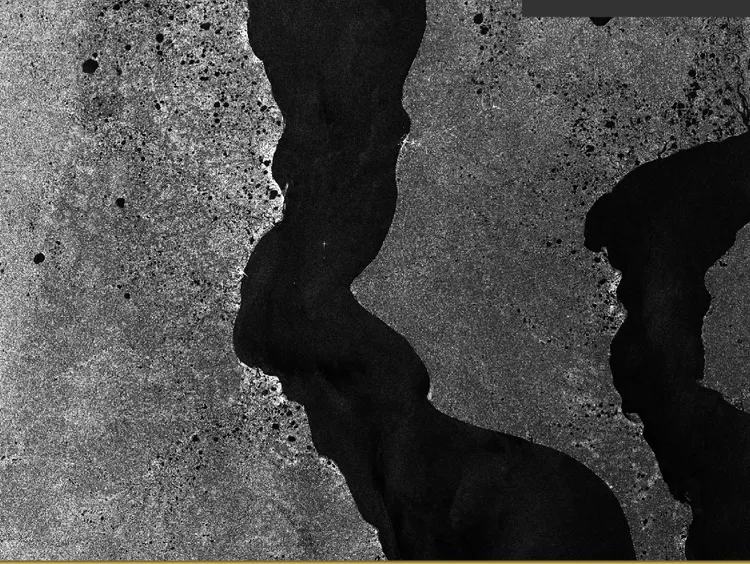
#> input picture thesis/sar_sabetta/scene_oct2022_preview.webp, 750 x 564 px, shrunk from 1125 x 846 before the run
$ python analyze_sabetta.py
#> lines starting #> are read from the running program, lines starting #| are printed output that depends on the picture; after the words box and inside, x2 and y2 are one past the last pixel; in counts of white or black regions, pixels touching at a corner belong together
import numpy as np
from PIL import Image
import matplotlib
matplotlib.use('Agg')
import matplotlib.pyplot as plt
import matplotlib.gridspec as gridspec
from matplotlib.patches import FancyArrowPatch
from scipy import ndimage as ndi
from scipy.ndimage import gaussian_filter, binary_opening, binary_closing, uniform_filter

plt.rcParams['font.family'] = 'DejaVu Sans'

def load(path):
    return np.asarray(Image.open(path).convert('L'), float)

def texture(a, win=9):
    m = uniform_filter(a.astype(float), win)
    m2 = uniform_filter((a*a).astype(float), win)
    return np.sqrt(np.clip(m2 - m*m, 0, None))

def detect(a, land_pct=80, k=1.2, smooth_pct=48, min_frac=0.0015):
    sm = gaussian_filter(a, 1.5)
    tex = texture(sm, 11)
    smooth = tex < np.percentile(tex, smooth_pct)
    bright = sm > np.percentile(sm, land_pct)
    flat = smooth & ~bright
    flat = binary_closing(binary_opening(flat, iterations=2), iterations=3)
    fv = sm[flat]
    if fv.size == 0:
        return np.zeros_like(flat, bool), 0, 0, 0
    mu, sigma = fv.mean(), fv.std()
    T = max(mu - k*sigma, np.percentile(fv, 8))
    cand = flat & (sm < T)
    cand = binary_opening(cand, iterations=2)
    cand = binary_closing(cand, iterations=3)
    lbl, n = ndi.label(cand)
    sizes = ndi.sum(np.ones_like(lbl), lbl, range(1, n+1))
    keep = np.zeros_like(cand)
    for i, s in enumerate(sizes, 1):
        if s > a.size * min_frac:
            keep |= (lbl == i)
    return keep, mu, sigma, T

# ── Load ──────────────────────────────────────────────────────────────────────
# Sabetta geography:
#   LEFT  (west) = Yamal Peninsula (tundra / land)
#   RIGHT (east) = Ob Gulf (Обская губа) — water / ice
#   Oct 2022: freeze-up; dark channels = Ob Gulf water with grease/nilas ice forming
#   Dec 2025: winter; bright bottom-left = PORT SABETTA + Yamal coast (LNG infrastructure)
#             dark right = smooth first-year ice on Ob Gulf (look-alike)

a1 = load('scene_oct2022_preview.webp')   # Oct 2022  —  freeze-up
a2 = load('scene_dec2025_preview.webp')   # Dec 2025  —  established winter ice
#> call 2 of load, with path = 'scene_dec2025_preview.webp'
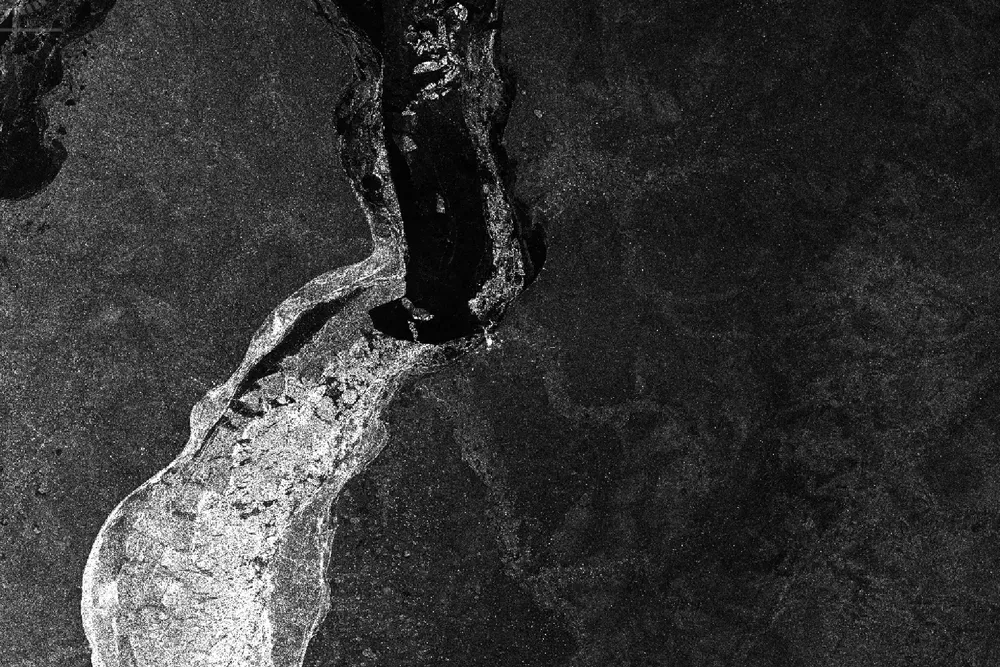
#> input picture thesis/sar_sabetta/scene_dec2025_preview.webp, 1000 x 667 px, shrunk from 1500 x 1001 before the run
H1, W1 = a1.shape
H2, W2 = a2.shape

cand1, mu1, sig1, T1 = detect(a1, land_pct=78, k=1.2, smooth_pct=48)
#> in detect, `smooth = tex < np.percentile(tex, smooth_pct)`:
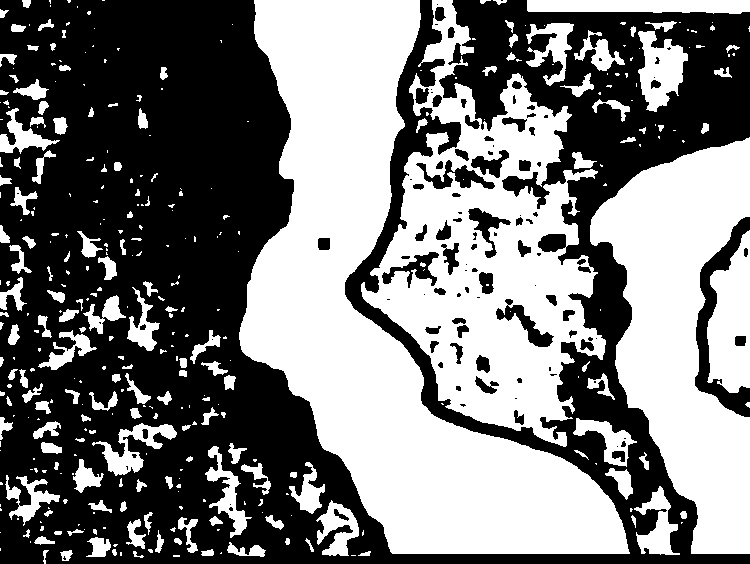
#> smooth: shape (564, 750) bool; 48% white; 369 white regions (210 under 20 px), largest, box (x1, y1, x2, y2) and area: (239, 0, 630, 554) 81654, (361, 0, 606, 447) 46282, (590, 137, 750, 554) 36219
#> in detect, `mu, sigma = fv.mean(), fv.std()`: mu = 37.87; sigma = 31.86
#> in detect, `T = max(mu - k*sigma, np.percentile(fv, 8))`: T = 7.6
#> in detect, `lbl, n = ndi.label(cand)`: n = 23
#> in detect, `sizes = ndi.sum(np.ones_like(lbl), lbl, range(1, n+1))`: sizes = 23 values, max 8125 at index 6, min 13 at index 21, mean 625.6
#> the loop in detect, `for i, s in enumerate(sizes, 1):` made 23 passes
#> s on passes 1 to 8: 24, 2705, 31, 18, 35, 47, 8125, 374
#> after the loop in detect, `for i, s in enumerate(sizes, 1):`:
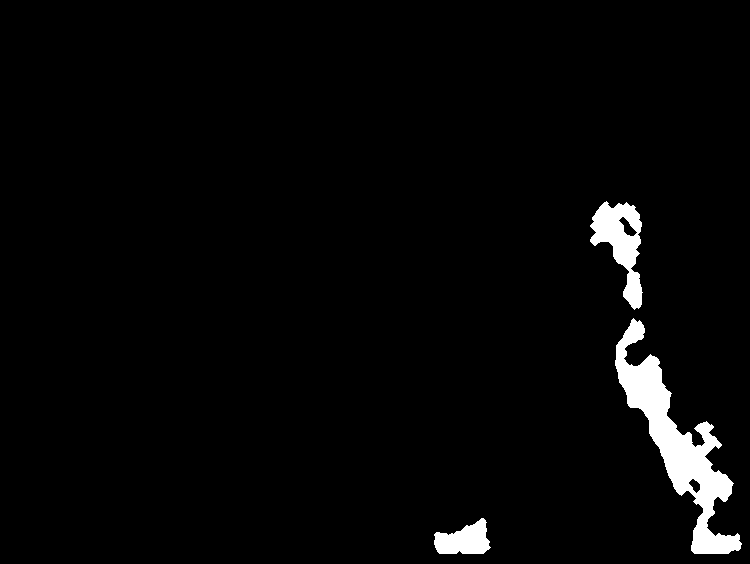
#> keep: shape (564, 750) bool; 2.9% white; 3 white regions, box (x1, y1, x2, y2) and area: (615, 318, 742, 554) 8125, (590, 201, 643, 310) 2705, (434, 518, 491, 554) 1348
#> mu1 = 37.87; sig1 = 31.86; T1 = 7.6
cand2, mu2, sig2, T2 = detect(a2, land_pct=82, k=1.2, smooth_pct=50)
#> call 2 of detect, with land_pct = 82, k = 1.2, smooth_pct = 50, min_frac = 0.0015
#> in detect (call 2), `flat = binary_closing(binary_opening(flat, iterations=2), iterations=3)`:
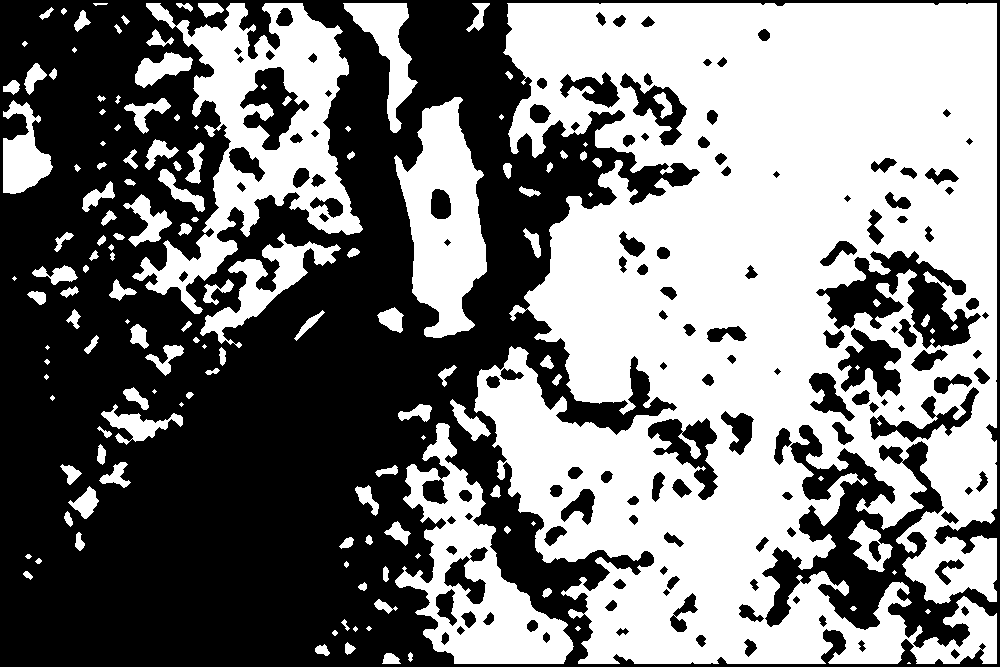
#> flat: shape (667, 1000) bool; 49% white; 145 white regions (26 under 20 px), largest, box (x1, y1, x2, y2) and area: (474, 3, 997, 664) 244345, (132, 3, 363, 314) 24567, (395, 423, 574, 664) 15383
#> in detect (call 2), `mu, sigma = fv.mean(), fv.std()`: mu = 31.49; sigma = 11.72
#> in detect (call 2), `T = max(mu - k*sigma, np.percentile(fv, 8))`: T = 18.47
#> in detect (call 2), `lbl, n = ndi.label(cand)`: n = 69
#> in detect (call 2), `sizes = ndi.sum(np.ones_like(lbl), lbl, range(1, n+1))`: sizes = 69 values, max 12540 at index 32, min 13 at index 3, mean 337.5
#> the loop in detect (call 2), `for i, s in enumerate(sizes, 1):` made 69 passes
#> s on passes 1 to 8: 3159, 78, 239, 13, 602, 262, 82, 36
#> after the loop in detect (call 2), `for i, s in enumerate(sizes, 1):`:
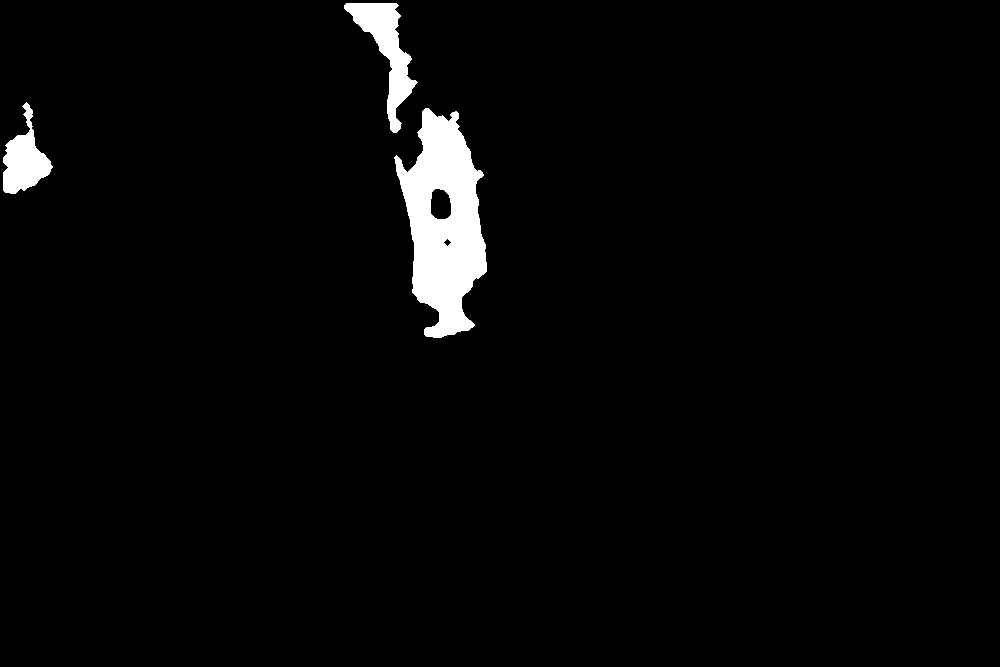
#> keep: shape (667, 1000) bool; 2.7% white; 3 white regions, box (x1, y1, x2, y2) and area: (394, 108, 487, 338) 12540, (344, 3, 418, 133) 3159, (3, 102, 53, 194) 2224
#> mu2 = 31.49; sig2 = 11.72; T2 = 18.47
df1, df2 = cand1.mean()*100, cand2.mean()*100
#> df1 = 2.88; df2 = 2.69
print(f"Oct2022  μ={mu1:.1f} σ={sig1:.1f} T={T1:.1f}  cand={df1:.1f}%")
#| Oct2022  μ=37.9 σ=31.9 T=7.6  cand=2.9%
print(f"Dec2025  μ={mu2:.1f} σ={sig2:.1f} T={T2:.1f}  cand={df2:.1f}%")
#| Dec2025  μ=31.5 σ=11.7 T=18.5  cand=2.7%

BG = '#0b0e14'
fig = plt.figure(figsize=(20, 13), facecolor=BG)
gs  = gridspec.GridSpec(2, 2, figure=fig,
                        left=0.01, right=0.74, top=0.93, bottom=0.06,
                        wspace=0.04, hspace=0.10)
ax = [[fig.add_subplot(gs[r, c]) for c in range(2)] for r in range(2)]
for row in ax:
    for a_ in row:
        a_.set_facecolor(BG); a_.set_xticks([]); a_.set_yticks([])
        for s in a_.spines.values(): s.set_color('#3a4252')

ax_info = fig.add_axes([0.755, 0.06, 0.235, 0.87], facecolor='#12161f')
ax_info.set_xticks([]); ax_info.set_yticks([])
for s in ax_info.spines.values(): s.set_color('#3a4252')

def arrow(axx, W, H, fx, fy, tx, ty, txt, col):
    """Arrow from text at (tx,ty) → tip at (fx,fy), all in image fractions."""
    axx.add_patch(FancyArrowPatch(
        (tx*W, ty*H), (fx*W, fy*H),
        arrowstyle='-|>', mutation_scale=13, color=col, lw=1.6,
        shrinkA=0, shrinkB=2))
    axx.text(tx*W, ty*H, txt, color='w', fontsize=8.5, fontweight='bold',
             ha='center', va='center',
             bbox=dict(boxstyle='round,pad=0.3', fc=col, ec='none', alpha=0.92))

# ═══════════════════════════════════════════════════════════════════════════════
# Panel A — October 2022 (freeze-up), ORIGINAL
# Geography: left=Yamal land (bright); right=Ob Gulf (dark water/forming ice)
# ═══════════════════════════════════════════════════════════════════════════════
ax[0][0].imshow(a1, cmap='gray', vmin=0, vmax=255, aspect='equal')
ax[0][0].set_title('А) Октябрь 2022 — начало ледостава (Обская губа)',
                   color='w', fontsize=11, pad=6)

# 1. Yamal land — LEFT bright zone
arrow(ax[0][0], W1, H1, 0.12, 0.28, 0.03, 0.09,
      'Полуостров Ямал\n(тундра / суша)', '#a16207')
# 2. Thermokarst lakes — small dark dots scattered in the bright tundra
arrow(ax[0][0], W1, H1, 0.20, 0.60, 0.06, 0.50,
      'Термокарстовые\nозёра (тундра)', '#06b6d4')
# 3. Coastline / Ob Gulf shore — where bright land meets dark water
arrow(ax[0][0], W1, H1, 0.34, 0.22, 0.52, 0.07,
      'Береговая линия\n(западный берег\nОбской губы)', '#94a3b8')
# 4. Ob Gulf fairway / main channel — dark sinuous S-shape in center
arrow(ax[0][0], W1, H1, 0.44, 0.48, 0.28, 0.33,
      'Обская губа\n(фарватер Сабетта)', '#2563eb')
# 5. Forming grease/nilas ice in the estuary — LOOK-ALIKE key label
arrow(ax[0][0], W1, H1, 0.55, 0.68, 0.70, 0.52,
      'Жировой / ниласовый\nлёд (ледостав)\n← look-alike нефти', '#dc2626')
# 6. Open water Ob Gulf, right side
arrow(ax[0][0], W1, H1, 0.82, 0.78, 0.92, 0.92,
      'Открытая вода\nОбской губы', '#0ea5e9')

# ═══════════════════════════════════════════════════════════════════════════════
# Panel B — December 2025 (winter ice), ORIGINAL
# Geography: bottom-left bright = PORT SABETTA + Yamal coast;
#            dark right/upper = smooth FYI on Ob Gulf (look-alike)
# ═══════════════════════════════════════════════════════════════════════════════
ax[0][1].imshow(a2, cmap='gray', vmin=0, vmax=255, aspect='equal')
ax[0][1].set_title('Б) Конец декабря 2025 — зимний лёд (Обская губа)',
                   color='w', fontsize=11, pad=6)

# 1. Port Sabetta + Yamal coast — bottom-left BRIGHT (metal structures + land)
arrow(ax[0][1], W2, H2, 0.10, 0.90, 0.04, 0.75,
      'Порт Сабетта\n(СПГ-инфраструктура\n+ берег Ямала)', '#f59e0b')
# 2. Navigation channel with deformed ice — bright diagonal NE from port
arrow(ax[0][1], W2, H2, 0.22, 0.65, 0.38, 0.52,
      'Судовой канал\n(торосы/обломки\nот ледоколов)', '#fbbf24')
# 3. Open lead / fairway top — dark strip at top
arrow(ax[0][1], W2, H2, 0.33, 0.22, 0.20, 0.08,
      'Разводье /\nоткрытый фарватер', '#2563eb')
# 4. Smooth FYI ice on Ob Gulf — dark right side = LOOK-ALIKE key label
arrow(ax[0][1], W2, H2, 0.72, 0.45, 0.87, 0.30,
      'Гладкий первогодний\nлёд (FYI) Обской губы\n← look-alike нефти', '#dc2626')
# 5. Refrozen nilas in channel — dark area adjacent to bright channel
arrow(ax[0][1], W2, H2, 0.42, 0.42, 0.58, 0.28,
      'Свежезамёрзшее\nразводье (нилас)', '#ef4444')
# 6. Smooth ice further into gulf
arrow(ax[0][1], W2, H2, 0.82, 0.82, 0.92, 0.93,
      'Первогодний лёд\n(Обская губа)', '#0ea5e9')

# ═══════════════════════════════════════════════════════════════════════════════
# Panel C — October detection (blue overlay)
# ═══════════════════════════════════════════════════════════════════════════════
ax[1][0].imshow(a1, cmap='gray', vmin=0, vmax=255, aspect='equal')
ov1 = np.zeros((H1, W1, 4))
ov1[...,0]=0.10; ov1[...,1]=0.75; ov1[...,2]=1.0; ov1[...,3]=cand1*0.42
ax[1][0].imshow(ov1, aspect='equal')
ax[1][0].set_title(f'В) Детекция тёмных зон — октябрь 2022  ({df1:.1f}% кадра)',
                   color='w', fontsize=11, pad=6)
ax[1][0].text(W1*0.02, H1*0.97,
    f'Обская губа (вода/лёд): μ={mu1:.0f}  σ={sig1:.0f}  T=μ−1.2σ={T1:.0f}',
    color='#9aa4b2', fontsize=8, va='bottom')

# ═══════════════════════════════════════════════════════════════════════════════
# Panel D — December detection (orange overlay)
# ═══════════════════════════════════════════════════════════════════════════════
ax[1][1].imshow(a2, cmap='gray', vmin=0, vmax=255, aspect='equal')
ov2 = np.zeros((H2, W2, 4))
ov2[...,0]=1.0; ov2[...,1]=0.45; ov2[...,2]=0.05; ov2[...,3]=cand2*0.44
#> after `ov2[..., 3] = cand2 * 0.44`:
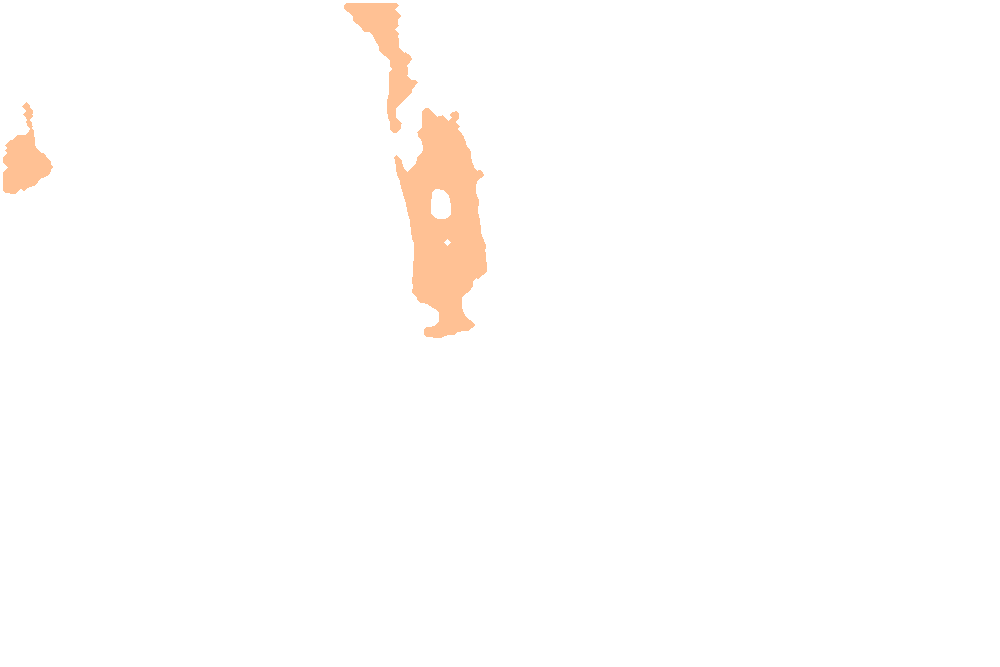
#> ov2: shape (667, 1000, 4) float64; mean of channels 0, 1, 2, 3 1, 0.45, 0.05, 0.0118; transparent parts drawn white
ax[1][1].imshow(ov2, aspect='equal')
ax[1][1].set_title(f'Г) Детекция тёмных зон — декабрь 2025  ({df2:.1f}% кадра)',
                   color='w', fontsize=11, pad=6)
ax[1][1].text(W2*0.02, H2*0.97,
    f'Гладкий лёд (FYI): μ={mu2:.0f}  σ={sig2:.0f}  T=μ−1.2σ={T2:.0f}',
    color='#9aa4b2', fontsize=8, va='bottom')

# ═══════════════════════════════════════════════════════════════════════════════
# Right info panel
# ═══════════════════════════════════════════════════════════════════════════════
y = 0.975
def info(text, color='#e2e8f0', fs=9.5, dy=0.038, bold=False):
    global y
    ax_info.text(0.06, y, text, color=color, fontsize=fs,
                 fontweight='bold' if bold else 'normal',
                 transform=ax_info.transAxes, va='top', clip_on=False)
    y -= dy

info('САБЕТТА', '#f8fafc', fs=13, dy=0.043, bold=True)
info('Порт «Ямал СПГ»  (Novatek)', '#94a3b8', fs=8.5, dy=0.030)
info('71.3°N, 72.1°E · Обская губа', '#94a3b8', fs=8.5, dy=0.030)
info('п-ов Ямал · Карское море', '#94a3b8', fs=8.5, dy=0.040)
info('─'*28, '#3a4252', fs=8, dy=0.028)

info('Ориентация снимка', '#cbd5e1', fs=9, dy=0.024, bold=True)
info('← Запад: п-ов Ямал (суша)', '#a16207', fs=8.5, dy=0.022)
info('→ Восток: Обская губа (вода)', '#2563eb', fs=8.5, dy=0.036)

info('─'*28, '#3a4252', fs=8, dy=0.028)
info('Sentinel-1 IW GRD VV', '#cbd5e1', fs=9, dy=0.026, bold=True)
info('Октябрь 2022  (A, В)', '#7dd3fc', fs=8.5, dy=0.023)
info('Начало ледостава: Обская губа', '#9aa4b2', fs=8, dy=0.019)
info('покрывается жировым льдом', '#9aa4b2', fs=8, dy=0.030)
info('Декабрь 2025  (Б, Г)', '#fca5a5', fs=8.5, dy=0.023)
info('Зима: гладкий FYI лёд губы,', '#9aa4b2', fs=8, dy=0.019)
info('деформ. лёд вдоль канала', '#9aa4b2', fs=8, dy=0.034)

info('─'*28, '#3a4252', fs=8, dy=0.028)
info('СТАТИСТИКА', '#f8fafc', fs=9.5, dy=0.030, bold=True)
for label, mu, sig, T, df, clr in [
    ('Октябрь 2022', mu1, sig1, T1, df1, '#7dd3fc'),
    ('Декабрь 2025', mu2, sig2, T2, df2, '#fca5a5')]:
    info(f'{label}', clr, fs=9, dy=0.022, bold=True)
    info(f'  μ={mu:.0f}  σ={sig:.0f}  T=μ−1.2σ={T:.0f}', '#9aa4b2', fs=8, dy=0.020)
    info(f'  Тёмных зон: {df:.1f}% кадра', '#cbd5e1', fs=8.5, dy=0.032)
#> this loop made 2 passes
#> (label, mu, sig, T, df, clr) on passes 1 to 2: ('Октябрь 2022', 37.87, 31.86, 7.6, 2.88, '#7dd3fc'), ('Декабрь 2025', 31.49, 11.72, 18.47, 2.69, '#fca5a5')

info('─'*28, '#3a4252', fs=8, dy=0.028)
info('LOOK-ALIKE ЭФФЕКТ', '#f8fafc', fs=9.5, dy=0.030, bold=True)
info('Жировой / нилас. лёд при', '#f97316', fs=8.5, dy=0.019)
info('ледоставе гасит рябь →', '#f97316', fs=8.5, dy=0.019)
info('σ⁰ −10…−20 дБ = тёмное', '#f97316', fs=8.5, dy=0.019)
info('пятно = двойник нефти.', '#f97316', fs=8.5, dy=0.026)
info('Гладкий FYI зимой — то же.', '#f97316', fs=8.5, dy=0.028)
info('PD = σ⁰_VV − σ⁰_VH:', '#e2e8f0', fs=8.5, dy=0.021)
info('  Нефть:    6–10 дБ', '#ef4444', fs=8.5, dy=0.019)
info('  Жир. лёд: < 4 дБ ✓', '#22d3ee', fs=8.5, dy=0.019)
info('  FYI гладк.: 2–4 дБ ✓', '#94a3b8', fs=8.5, dy=0.030)

info('─'*28, '#3a4252', fs=8, dy=0.028)
info('ВЫВОД', '#f8fafc', fs=9.5, dy=0.026, bold=True)
info('Нефтяных разливов в 2022–2025', '#4ade80', fs=8.5, dy=0.019)
info('не зафиксировано. Тёмные зоны', '#4ade80', fs=8.5, dy=0.019)
info('= жировой лёд / гладкий FYI.', '#4ade80', fs=8.5, dy=0.019)
info('Сабетта — самый сложный', '#4ade80', fs=8.5, dy=0.019)
info('ледовый контрольный полигон.', '#4ade80', fs=8.5, dy=0.024)
info('─'*28, '#3a4252', fs=8, dy=0.026)
info('Метод: текстурная маска +', '#9aa4b2', fs=8, dy=0.019)
info('адапт. порог T=μ−k·σ (k=1.2)', '#9aa4b2', fs=8, dy=0.019)
info('8-бит превью (качественно)', '#6b7280', fs=7.5, dy=0.020)

fig.suptitle(
    'Сабетта (Обская губа, Ямал СПГ) — Sentinel-1 IW GRD VV: ледовые двойники нефтяных разливов',
    color='w', fontsize=14, fontweight='bold', y=0.975)
fig.text(0.375, 0.028,
    'Примечание: 8-бит превью. Слева (запад) = п-ов Ямал (суша/тундра). '
    'Справа (восток) = Обская губа. Синий = тёмные зоны октября (вода + жировой лёд). '
    'Оранжевый = декабрь (гладкий FYI + нилас в разводьях). Для разделения нефть/лёд — PD из .SAFE (SNAP).',
    color='#6b7280', fontsize=7.5, ha='center', style='italic')

plt.savefig('sabetta_oct_dec_lookalikes.png', dpi=160, facecolor=BG)
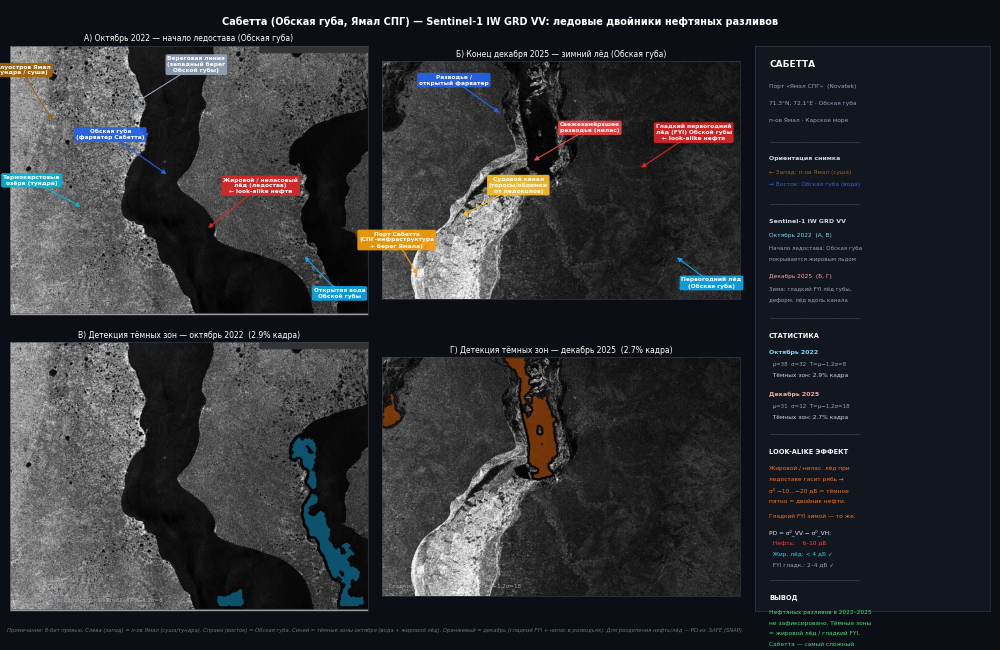
#> figure drawn by matplotlib, 4 panels
plt.close()
print("DONE → sabetta_oct_dec_lookalikes.png")
